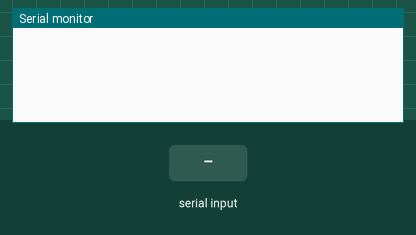
A sketch run on a simulated Arduino Uno, built with avr-gcc and run on an emulated ATmega328P. Parts: the last lines printed to the serial monitor. Inputs (shaded band) come from the test bench. The modem accepts every AT command (registered, SIM ready, sends succeed) and sends nothing else.

Above: at 11.1 s.
11.2 s: "OK" received over the second serial link
At 12.4 s:
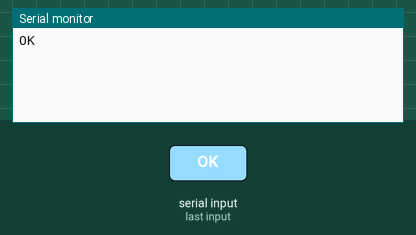
12.7 s: "1" received over the second serial link
At 13.8 s:
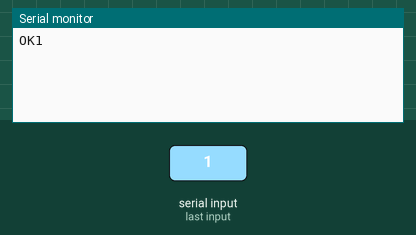

The sketch:

Blink2.ino
```cpp
/*
Based on the standard Aduino SoftareSerial example
 */
#include <SoftwareSerial.h>

SoftwareSerial mySerial(10, 11); // RX, TX

void setup() {
  Serial.begin(9600);

  // Set baud rate of ESP8266 to 9600 regardless of original setting
  set_esp8266_baud_rate(9600);
  mySerial.begin(9600);
}

void loop() {
  if (mySerial.available()) {
    Serial.write(mySerial.read());
  }
  if (Serial.available()) {
    mySerial.write(Serial.read());
  }
}

void set_esp8266_baud_rate(long int baud_rate){
  long int baud_rate_array[] = {1200,2400,4800,9600,19200,38400,57600, 74880,115200};
  String response;

  for (int i = 0; i<9;i++){
    mySerial.begin(baud_rate_array[i]);
    delay(50);
    mySerial.print("AT\r\n");
    delay(50);
    if (mySerial.available()) {
      response=mySerial.readString();
      if (response.length() > 7 && response.substring(7,9) == "OK") {
        mySerial.print("AT+UART_CUR=");
        mySerial.print(baud_rate);
        mySerial.print(",8,1,0,0\r\n");
        break;
      }
    }
  }
}
```

Measured:
- after the input at 11.2 s, the serial monitor: prints a new line at once (image 1)
- after the input at 12.7 s, the serial monitor: prints a new line at once (image 2)
